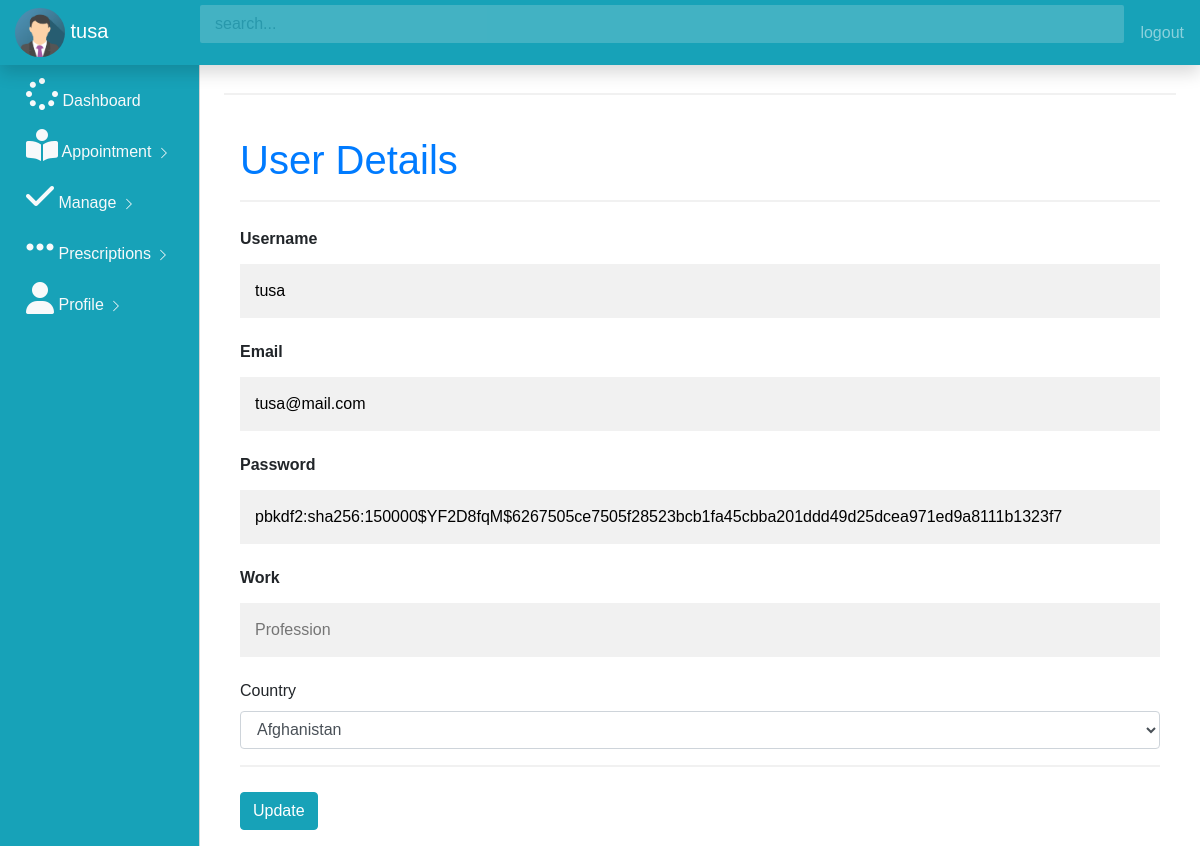
Page /change_profile (signed in) on the committed database.
### app.py (models this page shows, shortened)
class User(UserMixin,db.Model):
    id = db.Column(db.Integer,primary_key =True)
    username = db.Column(db.String(100))
    email = db.Column(db.String(100),unique =True)
    password = db.Column(db.String(100))
    doctor = db.Column(db.Boolean)
    admin = db.Column(db.Boolean)
    work = db.Column(db.String(100))
    country = db.Column(db.String(100))
    image = db.Column(db.String(100))
    @property
    def unhashed_password(self):
         raise AttributeError('cannot view unhased password')
    appointment_by  = db.relationship('Appointments',
    foreign_keys ='Appointments.asked_by_id',
    backref = 'asker',
    lazy=True
    )
    Receive_by  = db.relationship('Notiication',
    foreign_keys ='Notiication.receive_by_id',
    backref = 'reciever',
    lazy=True
    )
    Sender_by  = db.relationship('Notiication',
    foreign_keys ='Notiication.doctor_id',
    backref = 'sender',
    lazy=True
    )
    answers_requested  = db.relationship('Appointments',
    foreign_keys ='Appointments.doctor_id',
    backref = 'expert',
    lazy=True
    )

### app.py (the view)
@app.route('/change_profile')
@login_required
def change_profile():
      get_usors = User.query.all()
      owner = User.query.filter_by(email=current_user.email,password=current_user.password,admin=False,doctor =False).first()
      if not owner:
          flash("Kindly login as patient !")
          return redirect(url_for('home'))
      else:
          return render_template('profile.html' ,users = get_usors)

### app.py (called while the page is built)
@login_manager.user_loader
def load_user(user_id):
     return User.query.get(int(user_id))

### templates/profile.html (shortened to what this page needs)
{% include 'plane_dash.html' %}
{% block body %}
<main role="main" class="col-md-9 ml-sm-auto col-lg-10 px-4">
    <hr>
    <form action="{{url_for('update_profile')}}" method = "POST">
        <div class="container">
          <h1 class="text-primary">User Details</h1>
          <hr>
          <label for="username"><b>Username</b></label>
          <input type="text" placeholder="Enter username" name="username" id="username" value = "{{current_user.username}}" required>
          <label for="email"><b>Email</b></label>
          <input type="text" placeholder="Enter Email" name="email" id="email" value = "{{current_user.email}}"" required>
          <label for="password"><b>Password</b></label>
          <input type="text" placeholder="Repeat Password" name="password" id="password" value = "{{current_user.password}}" required>
          <label for="work"><b>Work</b></label>
          <input type="text" placeholder="Profession" name="work" id="work" required>
          <label for="country">Country</label>
          <select id="country" name="country" class="form-control">
              <option value="Afghanistan">Afghanistan</option>
          </select>
          <hr>
          <button  class=" btn btn-info" href = "/update/{{current_user.id}}">Update
        </button>
        </div>
      </form>
</main>
{% endblock %}

### templates/plane_dash.html (shortened to what this page needs)
<!doctype html>
<html lang="en">
  <head>
    <link rel="stylesheet" href="https://stackpath.bootstrapcdn.com/bootstrap/4.5.2/css/bootstrap.min.css">
    <link rel="stylesheet" href="/static/css/dashboard.css">
    <link rel="stylesheet" href="https://cdn.datatables.net/1.10.22/css/jquery.dataTables.min.css">
  </head>
  <body> {%block body%}
    <nav class="navbar navbar-dark bg-info fixed-top flex-md-nowrap p-0 shadow">
        <a class="navbar-brand col-sm-3 col-md-2 mr-0" href="#">
          <img src="{{url_for('static', filename ='img_avatar.png')}}" alt="Avatar" style="width:50px;border-radius: 50%;">
          {{current_user.username}}
          </a>
        <input type="text" class="form-control form-control-primary w-100" placeholder="search...">
        <ul class=" navbar-nav px-3">
            <li class="nav-item text-nowrap">
                <a class="nav-link" onclick="return confirm('Confirm logout') " href="{{url_for('home')}}">logout</a>
            </li>
        </ul>
      </nav>
      <div class="container-fluid">
        <div class="row">
            <div class  = "col-md-2 bg-info d-none d-md-block sidebar" style="color:white;">
                <div class="left-sidebar">
                    <ul class="nav flex-column sidebar-nav">
                        <li class="nav-item">
                        <a class="nav-link text-light" href="{{url_for('get_signin')}}">
                          <i class ="fa fa-spinner fa-2x"></i> Dashboard
                        </a>
                        </li>
                        <li class="nav-item">
                          <a class="nav-link text-light" href="{{url_for('appointment')}}">
                         <i class="fa fa-book-reader fa-2x"></i> Appointment
                                     <svg class="bi bi-chevron-right" width="16" height="16" viewBox="0 0 20 20" fill="currentColor" xmlns="http://www.w3.org/2000/svg"><path fill-rule="evenodd" d="M6.646 3.646a.5.5 0 01.708 0l6 6a.5.5 0 010 .708l-6 6a.5.5 0 01-.708-.708L12.293 10 6.646 4.354a.5.5 0 010-.708z"/></svg>
                        </a>
                        </li>
                        <li class="nav-item">
                          <a class="nav-link text-light" href="{{url_for('manage')}}">
                         <i class="fa fa-check fa-2x"></i> Manage
                                     <svg class="bi bi-chevron-right" width="16" height="16" viewBox="0 0 20 20" fill="currentColor" xmlns="http://www.w3.org/2000/svg"><path fill-rule="evenodd" d="M6.646 3.646a.5.5 0 01.708 0l6 6a.5.5 0 010 .708l-6 6a.5.5 0 01-.708-.708L12.293 10 6.646 4.354a.5.5 0 010-.708z"/></svg>
                        </a>
                        </li>
                        <li class="nav-item">
                          <a class="nav-link text-light" href="">
                         <i class="fa fa-ellipsis-h fa-2x"></i> Prescriptions
                                     <svg class="bi bi-chevron-right" width="16" height="16" viewBox="0 0 20 20" fill="currentColor" xmlns="http://www.w3.org/2000/svg"><path fill-rule="evenodd" d="M6.646 3.646a.5.5 0 01.708 0l6 6a.5.5 0 010 .708l-6 6a.5.5 0 01-.708-.708L12.293 10 6.646 4.354a.5.5 0 010-.708z"/></svg>
                        </a>
                        </li>
                        <li class="nav-item">
                          <a class="nav-link text-light" href="{{url_for('change_profile')}}">
                          <i class="fa fa-user  fa-2x "></i> Profile
                            <svg class="bi bi-chevron-right" width="16" height="16" viewBox="0 0 20 20" fill="currentColor" xmlns="http://www.w3.org/2000/svg"><path fill-rule="evenodd" d="M6.646 3.646a.5.5 0 01.708 0l6 6a.5.5 0 010 .708l-6 6a.5.5 0 01-.708-.708L12.293 10 6.646 4.354a.5.5 0 010-.708z"/></svg>
                        </a>
                        </li>
                      </ul>
                </div>
            </div>
            <main role="main" class="col-md-9 ml-sm-auto col-lg-10 px-4">
                <h3>Dashboard</h3>
            </main>
        </div>
      </div>
    {% endblock %}
  </body>
</html>

### static/css/dashboard.css (style rules this page uses)
.form-control-primary { margin: 10px; opacity: 0.2; border-radius: 2px; }
.sidebar { position: fixed; top:0; left:0; bottom:0; z-index:100; padding: 70px 0 0 10px; border-right: 1px solid #d3d3d3; }
.sidebar-nav li .nav-link { color: #333; font-weight: 500; }
body { font-family: Arial, Helvetica, sans-serif; }
* { box-sizing: border-box; }
.container { padding: 16px; background-color: white; }
input[type=text], input[type=password] { width: 100%; padding: 15px; margin: 5px 0 22px 0; display: inline-block; border: none; background: #f1f1f1; }
hr { border: 1px solid #f1f1f1; margin-bottom: 25px; }
a { color: dodgerblue; }

### templates/profile.html (style rules this page uses)
body { font-family: Arial, Helvetica, sans-serif; }
* { box-sizing: border-box; }
.container { padding: 16px; background-color: white; }
input[type=text], input[type=password] { width: 100%; padding: 15px; margin: 5px 0 22px 0; display: inline-block; border: none; background: #f1f1f1; }
hr { border: 1px solid #f1f1f1; margin-bottom: 25px; }
a { color: dodgerblue; }

### rows in the picture
User: username "tusa", email "tusa@mail.com", password "pbkdf2:sha256:150000$YF2D8fqM$6267505ce7505f28523bcb1fa45cbba201ddd49d25dcea971ed9a8111b1323f7"
